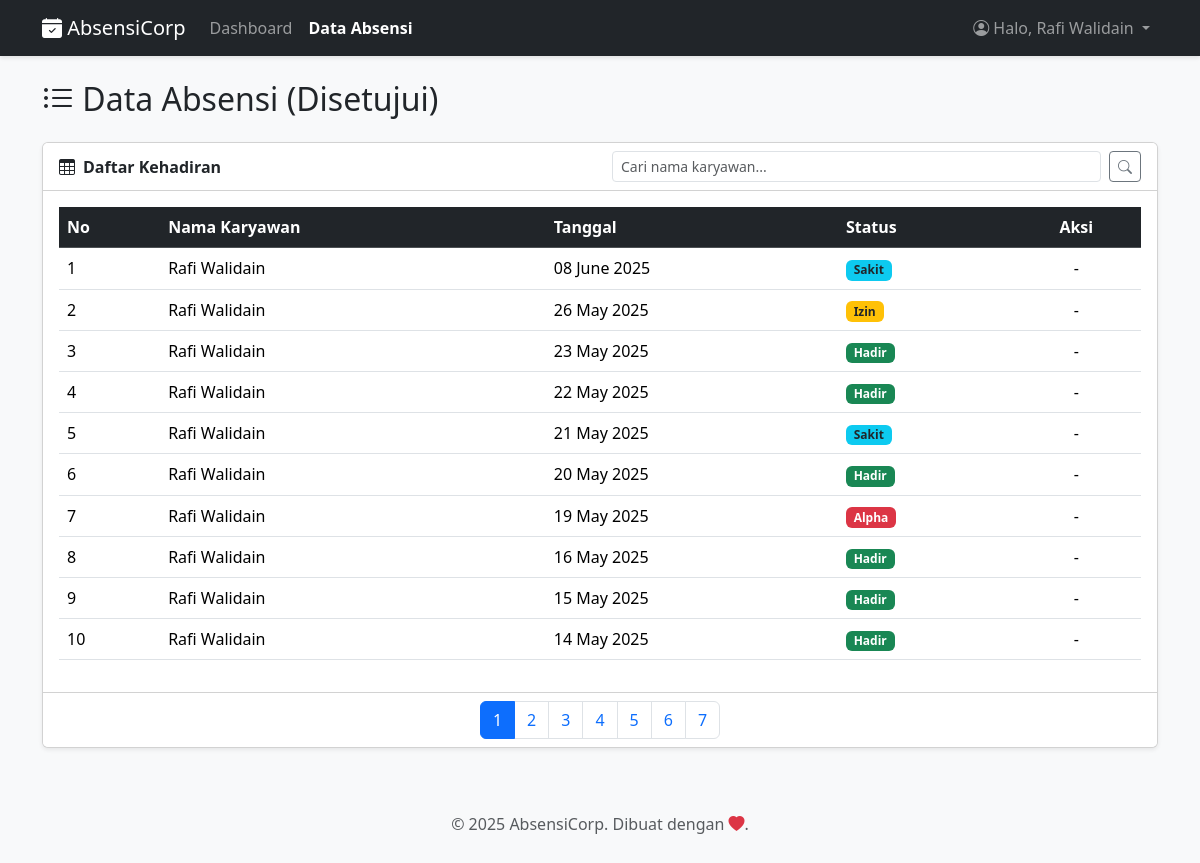
Screenshot of /halaman/absensi.php (signed in) with the database file from the repository.
### tables this page shows
CREATE TABLE `absensi` (
  `id` int(11) NOT NULL,
  `user_id` int(11) NOT NULL,
  `nama` varchar(100) NOT NULL,
  `tanggal` date NOT NULL,
  `status` enum('Hadir','Izin','Sakit','Alpha') NOT NULL,
  `bukti_file` varchar(255) DEFAULT NULL
);

CREATE TABLE `users` (
  `id` int(11) NOT NULL,
  `username` varchar(50) NOT NULL,
  `password` varchar(255) NOT NULL,
  `role` varchar(255) NOT NULL DEFAULT 'karyawan'
);

### fungsi/proses_absensi.php (called while the page is built, shortened)
<?php
require_once '../config/config.php';
$page_title = "Data Absensi (Disetujui)";
$batas = 10;
$halaman = isset($_GET['halaman']) ? (int)$_GET['halaman'] : 1;
$mulai = ($halaman > 0) ? (($halaman - 1) * $batas) : 0;
$cari = isset($_GET['cari']) ? trim($_GET['cari']) : '';
$where_parts = [];
$params = [];
$types = '';
if ($_SESSION['role'] == 'karyawan') {
    $where_parts[] = "absensi.user_id = ?";
    $params[] = $_SESSION['user_id'];
    $types .= 'i';
}
$where_clause = '';
if (!empty($where_parts)) {
    $where_clause = ' WHERE ' . implode(' AND ', $where_parts);
}
$sql_data = "SELECT absensi.*, users.username FROM absensi LEFT JOIN users ON absensi.user_id = users.id" . $where_clause . " ORDER BY absensi.tanggal DESC, absensi.id DESC LIMIT ?, ?";
$params_for_data_query = $params;
$params_for_data_query[] = $mulai;
$params_for_data_query[] = $batas;
$types_for_data_query = $types . 'ii';
$stmt = $conn->prepare($sql_data);
if ($stmt) {
    if (!empty($types_for_data_query)) {
        $stmt->bind_param($types_for_data_query, ...$params_for_data_query);
    }
    $stmt->execute();
    $result = $stmt->get_result();
} else {
    error_log("Gagal mempersiapkan statement utama: " . $conn->error);
    $result = new stdClass();
    $result->num_rows = 0;
}
$sql_hitung = "SELECT COUNT(absensi.id) AS total FROM absensi LEFT JOIN users ON absensi.user_id = users.id" . $where_clause;
$stmt_hitung = $conn->prepare($sql_hitung);
if ($stmt_hitung) {
    if(!empty($types)) {
         $stmt_hitung->bind_param($types, ...$params);
    }
    $stmt_hitung->execute();
    $total = $stmt_hitung->get_result()->fetch_assoc()['total'];
    $jumlahHalaman = ceil($total / $batas);
} else {
    error_log("Gagal mempersiapkan statement hitung: " . $conn->error);
    $total = 0;
    $jumlahHalaman = 0;
}
?>

### halaman/absensi.php (the view, shortened to what this page needs)
<?php
require_once '../fungsi/proses_absensi.php';
include '../includes/header.php';
?>
<div class="d-flex justify-content-between align-items-center mb-4">
    <h2 class="m-0"><i class="bi bi-list-ul"></i> <?php echo htmlspecialchars($page_title); ?></h2>
</div>
<div class="card shadow-sm">
    <div class="card-header bg-white">
        <div class="row align-items-center">
            <div class="col-md-6"><strong><i class="bi bi-table me-2"></i>Daftar Kehadiran</strong></div>
            <div class="col-md-6">
                <form method="GET" action="absensi.php" class="d-flex">
                    <input type="text" name="cari" class="form-control form-control-sm me-2" placeholder="Cari nama karyawan..." value="<?= htmlspecialchars($cari) ?>">
                    <button type="submit" class="btn btn-sm btn-outline-secondary"><i class="bi bi-search"></i></button>
                </form>
            </div>
        </div>
    </div>
    <div class="card-body">
        <div class="table-responsive">
            <table class="table table-hover align-middle">
                <thead class="table-dark">
                    <tr>
                        <th>No</th>
                        <th>Nama Karyawan</th>
                        <th>Tanggal</th>
                        <th>Status</th>
                        <th class="text-center">Aksi</th>
                    </tr>
                </thead>
                <tbody>
                    <?php
                    $no = $mulai + 1;
                    if ($result->num_rows > 0) {
                        while ($row = $result->fetch_assoc()) {
                            $status_color = 'secondary';
                            if ($row['status'] == 'Hadir') $status_color = 'success';
                            else if ($row['status'] == 'Izin') $status_color = 'warning text-dark';
                            else if ($row['status'] == 'Sakit') $status_color = 'info text-dark';
                            else if ($row['status'] == 'Alpha') $status_color = 'danger';
                            echo "<tr>
                                <td>{$no}</td>
                                <td>" . htmlspecialchars($row['username'] ?? $row['nama']) . "</td>
                                <td>" . date('d F Y', strtotime($row['tanggal'])) . "</td>
                                <td><span class='badge bg-{$status_color}'>" . htmlspecialchars($row['status']) . "</span></td>
                                <td class='text-center'>";
                                if ($_SESSION['role'] == 'admin') {
                                    echo "<a href='edit_absensi.php?id={$row['id']}' class='btn btn-warning btn-sm me-1' title='Edit'><i class='bi bi-pencil-square'></i></a>
                                          <button type='button' class='btn btn-danger btn-sm delete-btn' title='Hapus' data-bs-toggle='modal' data-bs-target='#deleteModal' data-id='{$row['id']}' data-nama='" . htmlspecialchars($row['username'] ?? $row['nama']) . "'>
                                              <i class='bi bi-trash-fill'></i>
                                          </button>";
                                } else { echo "-"; }
                                echo "</td>
                            </tr>";
                            $no++;
                        }
                    } else { echo "<tr><td colspan='5' class='text-center text-muted'>Tidak ada data absensi yang ditemukan.</td></tr>"; }
                    ?>
                </tbody>
            </table>
        </div>
    </div>
    <div class="card-footer bg-white">
        <?php if(isset($jumlahHalaman) && $jumlahHalaman > 1): ?>
        <nav>
            <ul class="pagination justify-content-center m-0">
                <?php for ($i = 1; $i <= $jumlahHalaman; $i++): ?>
                    <li class="page-item <?= ($i == $halaman) ? 'active' : '' ?>">
                        <a class="page-link" href="?halaman=<?= $i ?>&cari=<?= urlencode($cari) ?>"><?= $i ?></a>
                    </li>
                <?php endfor; ?>
            </ul>
        </nav>
        <?php endif; ?>
    </div>
</div>
<?php
include '../includes/footer.php';
?>

### includes/header.php (style rules this page uses)
body { background-color: #f8f9fa; }

### rows the page displays
absensi: user.username "Rafi Walidain", tanggal "08 June 2025", status "Sakit"
absensi: user.username "Rafi Walidain", tanggal "26 May 2025", status "Izin"
absensi: user.username "Rafi Walidain", tanggal "23 May 2025", status "Hadir"
absensi: user.username "Rafi Walidain", tanggal "22 May 2025", status "Hadir"
absensi: user.username "Rafi Walidain", tanggal "21 May 2025", status "Sakit"
absensi: user.username "Rafi Walidain", tanggal "20 May 2025", status "Hadir"
absensi: user.username "Rafi Walidain", tanggal "19 May 2025", status "Alpha"
absensi: user.username "Rafi Walidain", tanggal "16 May 2025", status "Hadir"
absensi: user.username "Rafi Walidain", tanggal "15 May 2025", status "Hadir"
absensi: user.username "Rafi Walidain", tanggal "14 May 2025", status "Hadir"

### other values shown
$_SESSION['username'] "Rafi Walidain"
$page_title "Data Absensi (Disetujui)"
